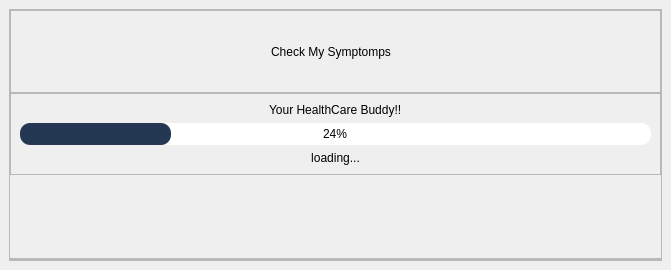
<?xml version="1.0" encoding="UTF-8"?>
<ui version="4.0">
 <class>SplashScreen</class>
 <widget class="QMainWindow" name="SplashScreen">
  <property name="geometry">
   <rect>
    <x>0</x>
    <y>0</y>
    <width>671</width>
    <height>270</height>
   </rect>
  </property>
  <property name="windowTitle">
   <string>MainWindow</string>
  </property>
  <property name="styleSheet">
   <string notr="true">background-color: rgb(255, 255, 255);

QWidget {
    font-size: 11px;
}

QTableView {
    font-size: 10px;
    alternate-background-color: #EEEEFF;
}

Browser QPushButton {
    font-size: 10px;
    min-width: 10px;
}

ColorButton::enabled {
    border: 1px solid #444444;
}

ColorButton::disabled {
    border: 1px solid #AAAAAA;
}


Browser QGroupBox {
    background-color: qlineargradient(x1: 0, y1: 0, x2: 0, y2: 1,
                                      stop: 0 #E0E0E0, stop: 1 #FFFFFF);
    border: 2px solid #999999;
    border-radius: 5px;
    margin-top: 1ex; /* leave space at the top for the title */
    font-size: 13px;
    color: black;
}

Browser QGroupBox::title {
    subcontrol-origin: margin;
    subcontrol-position: top center; /* position at the top center */
    padding: 0 3px;
    font-size: 13px;
    color: black;
}

PluginItem {
    border: 2px solid black;
    background: white;
}


PluginItem Frame {
    background: #CCCCCC;
}


TabButton {
    border: 1px solid #8f8f91;
    border-radius: 2px;
    padding: 3px;
    min-width: 120px;
}

TabButton::checked {
    background-color: qlineargradient(x1: 0, y1: 0 , x2: 0, y2: 1,
                                      stop: 0 #9a9b9e, stop: 1 #babbbe);
}


TabButton::pressed {
    background-color: qlineargradient(x1: 0, y1: 0 , x2: 0, y2: 1,
                                      stop: 0 #9a9b9e, stop: 1 #babbbe);
}
</string>
  </property>
  <widget class="QWidget" name="centralwidget">
   <layout class="QVBoxLayout" name="verticalLayout">
    <item>
     <widget class="QFrame" name="frame">
      <property name="styleSheet">
       <string notr="true">

QFrame{

border -radius: 10px;
}
</string>
      </property>
      <property name="frameShape">
       <enum>QFrame::StyledPanel</enum>
      </property>
      <property name="frameShadow">
       <enum>QFrame::Raised</enum>
      </property>
      <layout class="QVBoxLayout" name="verticalLayout_2">
       <property name="spacing">
        <number>0</number>
       </property>
       <property name="leftMargin">
        <number>0</number>
       </property>
       <property name="topMargin">
        <number>0</number>
       </property>
       <property name="rightMargin">
        <number>0</number>
       </property>
       <property name="bottomMargin">
        <number>0</number>
       </property>
       <item>
        <widget class="QFrame" name="frame_2">
         <property name="styleSheet">
          <string notr="true"/>
         </property>
         <property name="frameShape">
          <enum>QFrame::StyledPanel</enum>
         </property>
         <property name="frameShadow">
          <enum>QFrame::Raised</enum>
         </property>
         <layout class="QVBoxLayout" name="verticalLayout_3">
          <property name="spacing">
           <number>0</number>
          </property>
          <property name="leftMargin">
           <number>0</number>
          </property>
          <property name="topMargin">
           <number>0</number>
          </property>
          <property name="bottomMargin">
           <number>0</number>
          </property>
          <item>
           <widget class="QLabel" name="label">
            <property name="autoFillBackground">
             <bool>false</bool>
            </property>
            <property name="styleSheet">
             <string notr="true">font: 75 35pt &quot;Century Gothic&quot;;
</string>
            </property>
            <property name="text">
             <string>Check My Symptomps</string>
            </property>
            <property name="textFormat">
             <enum>Qt::AutoText</enum>
            </property>
            <property name="scaledContents">
             <bool>false</bool>
            </property>
            <property name="alignment">
             <set>Qt::AlignCenter</set>
            </property>
           </widget>
          </item>
         </layout>
        </widget>
       </item>
       <item alignment="Qt::AlignTop">
        <widget class="QFrame" name="frame_4">
         <property name="styleSheet">
          <string notr="true"/>
         </property>
         <property name="frameShape">
          <enum>QFrame::StyledPanel</enum>
         </property>
         <property name="frameShadow">
          <enum>QFrame::Raised</enum>
         </property>
         <layout class="QVBoxLayout" name="verticalLayout_5">
          <item alignment="Qt::AlignHCenter">
           <widget class="QLabel" name="label_4">
            <property name="styleSheet">
             <string notr="true">font: 75 15pt &quot;Century Gothic&quot;;

</string>
            </property>
            <property name="text">
             <string>Your HealthCare Buddy!!</string>
            </property>
           </widget>
          </item>
          <item>
           <widget class="QProgressBar" name="progressBar">
            <property name="styleSheet">
             <string notr="true">QProgressBar{
text-align: center;
border-style: none;
border-radius: 10px;
background-color: rgb(255, 255, 255);

}

QProgressBar::chunk{
border-radius: 10px;
background-color: rgb(36, 56, 84);
}</string>
            </property>
            <property name="value">
             <number>24</number>
            </property>
            <property name="alignment">
             <set>Qt::AlignCenter</set>
            </property>
           </widget>
          </item>
          <item>
           <widget class="QLabel" name="label_3">
            <property name="autoFillBackground">
             <bool>false</bool>
            </property>
            <property name="styleSheet">
             <string notr="true">font: 75 12pt &quot;Century Gothic&quot;;
</string>
            </property>
            <property name="text">
             <string>loading...</string>
            </property>
            <property name="alignment">
             <set>Qt::AlignCenter</set>
            </property>
           </widget>
          </item>
         </layout>
        </widget>
       </item>
       <item alignment="Qt::AlignBottom">
        <widget class="QFrame" name="frame_3">
         <property name="styleSheet">
          <string notr="true"/>
         </property>
         <property name="frameShape">
          <enum>QFrame::StyledPanel</enum>
         </property>
         <property name="frameShadow">
          <enum>QFrame::Raised</enum>
         </property>
         <layout class="QVBoxLayout" name="verticalLayout_4">
          <property name="spacing">
           <number>0</number>
          </property>
          <property name="leftMargin">
           <number>0</number>
          </property>
          <property name="topMargin">
           <number>0</number>
          </property>
          <property name="bottomMargin">
           <number>0</number>
          </property>
         </layout>
        </widget>
       </item>
      </layout>
     </widget>
    </item>
   </layout>
  </widget>
 </widget>
 <resources>
  <include location="photos/background.qrc"/>
 </resources>
 <connections/>
</ui>
